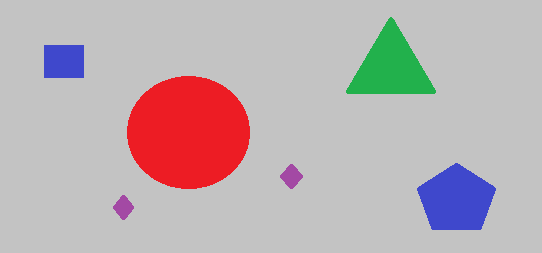
#> input picture hole-Detection/original.png, 542 x 253 px
$ python HoleDetection.py   (Python 2 division)
#> lines starting #> are read from the running program, lines starting #| are printed output that depends on the picture; after the words box and inside, x2 and y2 are one past the last pixel; in counts of white or black regions, pixels touching at a corner belong together
#> further down, img is the input picture: shape (253, 542, 3); mean B, G, R 179.3, 176.1, 189
### hole-Detection/beproT1.py
####################################################
#En esta rutina se tiene como salida una imagen
#en escala de grises.
# [38 lines left out: function gris, not called in this run]
##########################################################################
def gris2(img):
    h, w, d = img.shape
#> h = 253; w = 542; d = 3
    for h1 in xrange(0,h,1):
        for w1 in xrange(0,w,1):
            #El promedio es asignado al pixel y se aloja en un canal
            img[h1, w1,0]=sum(img[h1, w1])//3
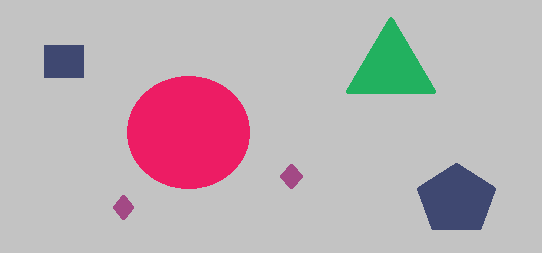
#> img: shape (253, 542, 3); 14.82% of pixels changed, all inside (x1, y1, x2, y2) = (44, 17, 496, 230)
     #Se tiene una imagen de salida en escala de grises
    imagen=img[:,:,0]
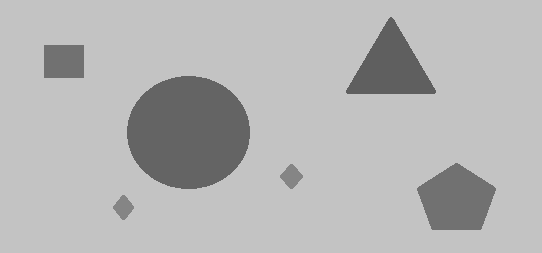
#> imagen: shape (253, 542); min 95, max 195, mean 181.4
    return imagen
##########################################################################
#A partir de una imagen en escala de grises, se aplica un filtro gaussiano,
#esto para eliminar posible ruido en la imagen.
def gauss(img2):
    h, w = img2.shape
#> h = 253; w = 542
    for h1 in xrange(0,h,1):
        for w1 in xrange(0,w,1):
            #se establece una regla para evitar
            #conflictos con coordenadas fuera del rango
            if w1==w-1:
                w2=w1
                a=0
            else:
                w2=w1+1
                a=1
            if h1==h-1:
                h2=h1
                b=0
            else:
                h2=h1+1
                b=1
            if w1>=w-2:
                w3=w1
                c=0
            else:
                w3=w1+2
                c=1
            if h1>=h-2:
                h3=h1
                d=0
            else:
                h3=h1+2
                d=1
            #se aplica el flitro gausiano, que es una mascara de dimencion 3x3
            sum1=1*img2[h1, w1].tolist()+2*img2[h1, w2].tolist()*a+1*img2[h1, w3].tolist()*c
            sum2=2*img2[h2, w1].tolist()*b+4*img2[h2, w2].tolist()*b*a+2*img2[h2, w3].tolist()*b*c
            sum3=1*img2[h3, w1].tolist()*d+2*img2[h3, w2].tolist()*d*a+1*img2[h3, w3].tolist()*d*c
            suma=(1./16)*(sum1+sum3+sum3)
            img2[h1, w1]=suma
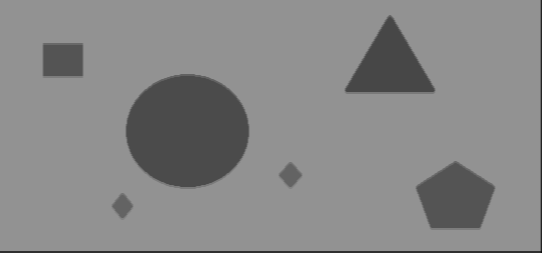
#> img2: shape (253, 542); min 12, max 146, mean 134.8
    return img2

### hole-Detection/HoleDetection.py
from beproT1 import *          #Edge Detection
from bordesT1 import *         #Edge Detection
from SubrutinasT2 import *   #Shape Detection
from SubrutinasT6 import *
import math

#Read RGB image
img=cv2.imread('original.png',1)
out=cv2.imread('original.png',1)
#gray scale.
img2=gris2(img)
#gaus filter.
img3=gauss(img2)
nimg=gauss(img2)
#> after the loop in gauss (call 2), `for h1 in xrange(0,h,1):`:
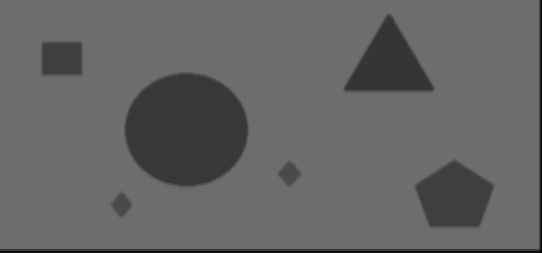
#> img2: shape (253, 542); min 0, max 109, mean 99.8
h,w=nimg.shape
#> h = 253; w = 542
datos=[]
for h1 in xrange(0,h):
    for w1 in xrange(0,w):
#> (the run stopped early here; a loop or call above may not have finished)
